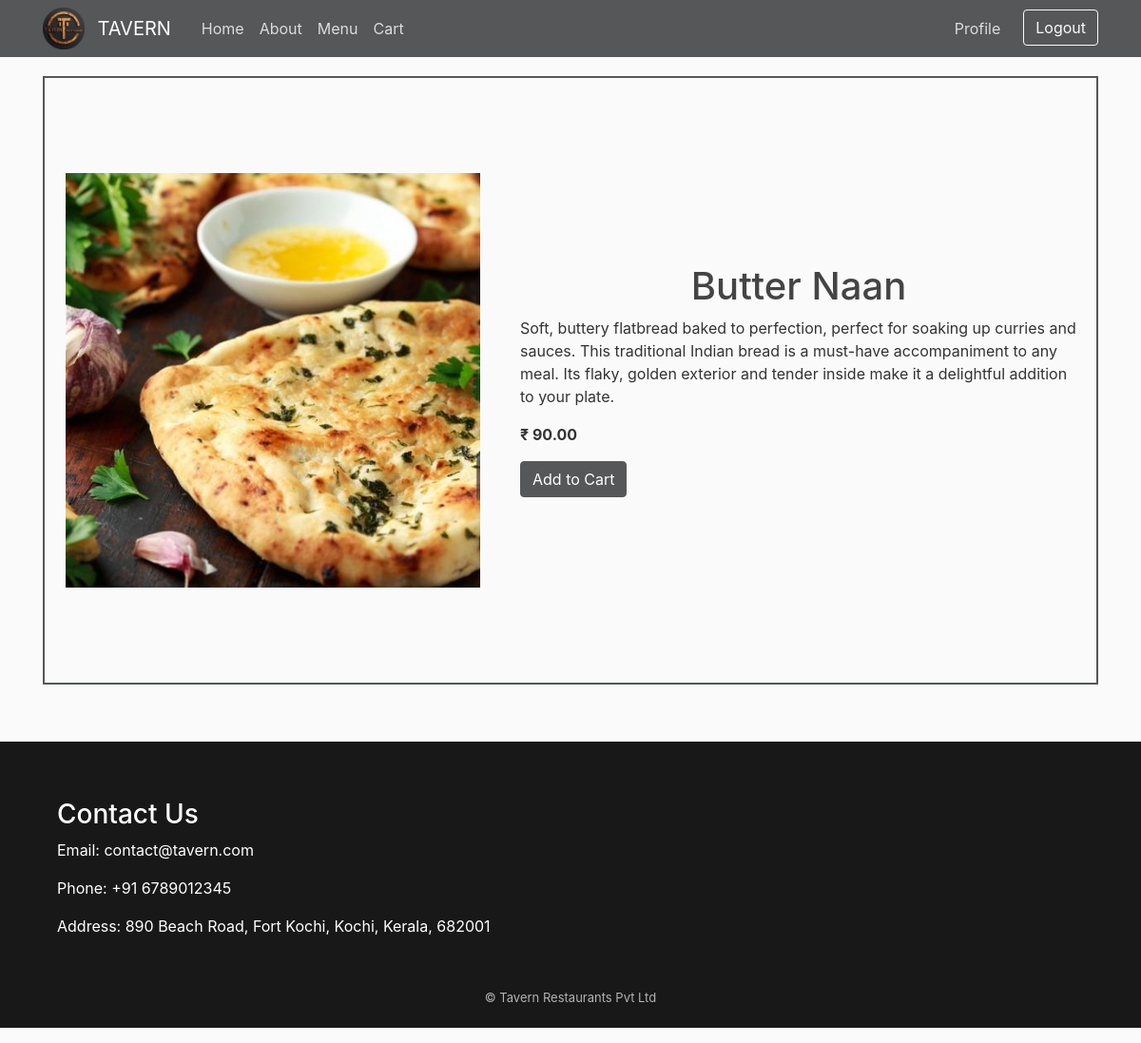
Page /menu/14 (signed in) on the committed database.
### menu/models.py (models this page shows, shortened)
class Menu(models.Model):
    title = models.CharField(max_length=100)
    content = models.TextField()
    date_posted = models.DateTimeField(default=timezone.now)
    price = models.DecimalField(max_digits=10, decimal_places=2)
    image = models.ImageField(default="menu/default.jpg", upload_to="menu")

### menu/views.py (the view)
# urls.py: path('menu/<int:pk>', MenuDetailView.as_view(), name='menu-detail'),
class MenuDetailView(LoginRequiredMixin, DetailView):
    model = Menu
    template_name = "menu/menu_detail.html"
    context_object_name = "menu"

### menu/templates/menu/menu_detail.html (shortened to what this page needs)
{% extends "menu/base.html" %} {% load static %} {% block head %}
<link rel="stylesheet" href="{% static 'menu/menu-detail.css' %}" />
{% endblock head%} {% block content %}
<div class="mditem">
  <img src="{{ menu.image.url }}" class="mdimage" alt="{{ menu.title }}" />
  <div class="card-body">
    <h1 class="mdtitle">{{ menu.title }}</h1>
    <p class="desc">{{ menu.content }}</p>
    <p class="price"><strong>₹ {{ menu.price }}</strong></p>
    <a href="{% url 'add-to-cart' menu.pk %}" class="btn btn-primary"
      >Add to Cart</a
    >
  </div>
</div>
{% endblock content %}

### menu/static/menu/main.css (style rules this page uses)
body { background: #fafafa; color: #333333; margin-top: 5rem; }
h1, h2, h3, h4, h5, h6 { color: #444444; }
.btn-primary { background-color: #555759; border-color: #555759; }

### menu/static/menu/menu-detail.css (style rules this page uses)
.mditem { display: flex; justify-content: center; align-items: center; border: 2px solid #555759; height: 80vh; }
.mdimage { padding: 2%; border-radius: 3%; width: 40vw; }
.mdtitle { text-align: center; font-weight: 500; }

### rows in the picture
Menu: image (picture), title "Butter Naan", content "Soft, buttery flatbread baked to perfection, perfect for soaking up curries and sauces. This traditional Indian bread is a must-have accompaniment to any meal. Its flaky, golden exterior and tender inside make it a delightful addition to your plate.", price "90.00"
